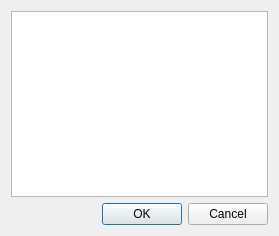
<?xml version="1.0" encoding="UTF-8"?>
<ui version="4.0">
 <class>NextDateItemsDialog</class>
 <widget class="QDialog" name="NextDateItemsDialog">
  <property name="geometry">
   <rect>
    <x>0</x>
    <y>0</y>
    <width>279</width>
    <height>236</height>
   </rect>
  </property>
  <property name="windowTitle">
   <string>Choose an item</string>
  </property>
  <layout class="QGridLayout" name="gridLayout">
   <item row="0" column="0">
    <widget class="QTableView" name="tableView"/>
   </item>
   <item row="1" column="0">
    <widget class="QDialogButtonBox" name="buttonBox">
     <property name="orientation">
      <enum>Qt::Horizontal</enum>
     </property>
     <property name="standardButtons">
      <set>QDialogButtonBox::Cancel|QDialogButtonBox::Ok</set>
     </property>
    </widget>
   </item>
  </layout>
 </widget>
 <resources/>
 <connections>
  <connection>
   <sender>buttonBox</sender>
   <signal>accepted()</signal>
   <receiver>NextDateItemsDialog</receiver>
   <slot>accept()</slot>
   <hints>
    <hint type="sourcelabel">
     <x>248</x>
     <y>254</y>
    </hint>
    <hint type="destinationlabel">
     <x>157</x>
     <y>274</y>
    </hint>
   </hints>
  </connection>
  <connection>
   <sender>buttonBox</sender>
   <signal>rejected()</signal>
   <receiver>NextDateItemsDialog</receiver>
   <slot>reject()</slot>
   <hints>
    <hint type="sourcelabel">
     <x>316</x>
     <y>260</y>
    </hint>
    <hint type="destinationlabel">
     <x>286</x>
     <y>274</y>
    </hint>
   </hints>
  </connection>
 </connections>
</ui>
